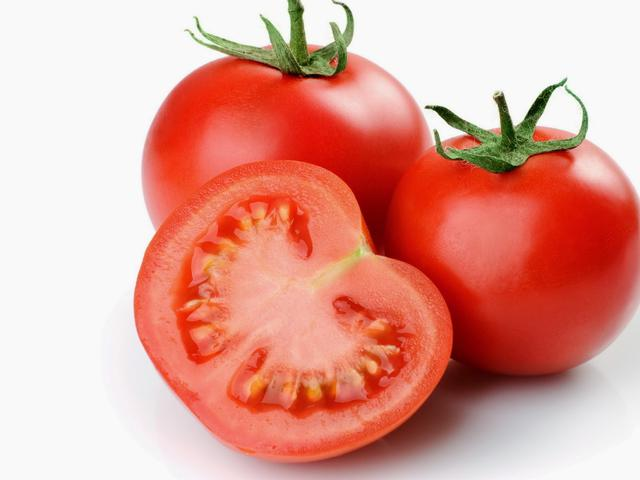
#> input picture H. Klasifikasi Tomat - OpenCV/09. OpenCV - Tresholding, Masking & Color Segmentation/Tomat.jpg, 640 x 480 px
$ jupyter execute --allow-errors 'OpenCV - Tresholding, Masking & Color Segmentation.ipynb'
#> lines starting #> are read from the running program, lines starting #| are printed output that depends on the picture; after the words box and inside, x2 and y2 are one past the last pixel; in counts of white or black regions, pixels touching at a corner belong together
## Pertemuan 9

- Binary Thresholding
- Image Masking
- Range Thresholding (Color Segmentation)

[cell 1]
import os
import cv2
import numpy as np
import matplotlib.pyplot as plt

___
## 1. Binary Thresholding (Image Binarization)

### 1.1 Image Binaryzation
- **Image Binarization** adalah proses membuat sebuah gambar menjadi hitam putih (image hanya memiliki nilai pixel 0 atau 255) dengan menerapkan batas threshold tertentu.

- Menggunakan method `cv2.threshold(img, threshold_value, max_value, threshold_type)`
- Untuk :
    - `img` : input image
    - `threshold_value`: The thresh value with respect to which the thresholding operation is made
    - `max_value`: The value used with the Binary thresholding operations (to set the chosen pixels)
    - `threshold_type`: One of the 5 thresholding operations.
        - `cv2.THRESH_BINARY`
        - `cv2.THRESH_BINARY_INV`
        - `cv2.THRESH_TRUNC`
        - `cv2.THRESH_TOZERO`
        - `cv2.THRESH_TOZERO_INV`


- Ilustrasi : \

[cell 2]
img = cv2.imread('Tomat.jpg')
#> img is the input picture: shape (480, 640, 3); mean B, G, R 148.2, 160, 224.9

#convert to grayscale
img = cv2.cvtColor(img, cv2.COLOR_BGR2GRAY)
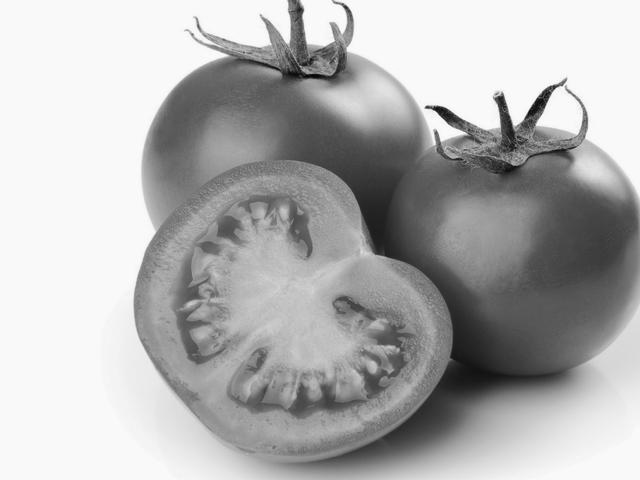
#> img: shape (480, 640); min 2, max 255, mean 178.1

# apply thresholding
# cv2.thresholding(<image>, threshold_value, max_value, threshold method)
ret1, thresh1 = cv2.threshold(img, 230, 255, cv2.THRESH_BINARY)
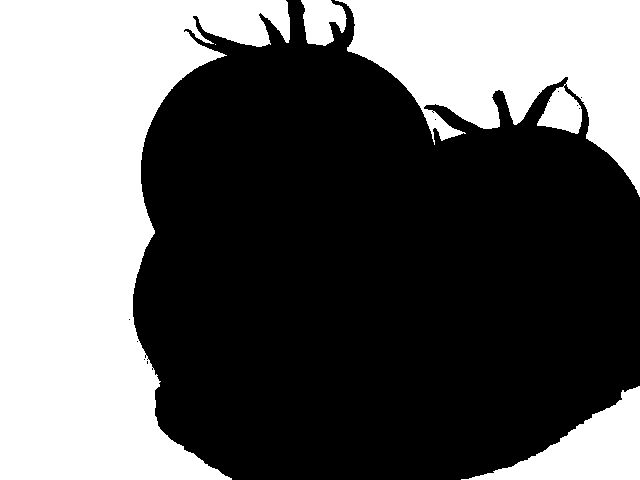
#> thresh1: shape (480, 640); 39.9% white; 5 white regions (1 under 20 px), largest, box (x1, y1, x2, y2) and area: (0, 0, 290, 480) 80794, (335, 0, 640, 197) 33280, (461, 386, 640, 480) 7060, (301, 0, 347, 46) 1504
ret2, thresh2 = cv2.threshold(img, 230, 255, cv2.THRESH_BINARY_INV)
ret3, thresh3 = cv2.threshold(img, 230, 255, cv2.THRESH_TRUNC)
ret4, thresh4 = cv2.threshold(img, 230, 255, cv2.THRESH_TOZERO)
ret5, thresh5 = cv2.threshold(img, 230, 255, cv2.THRESH_TOZERO_INV)
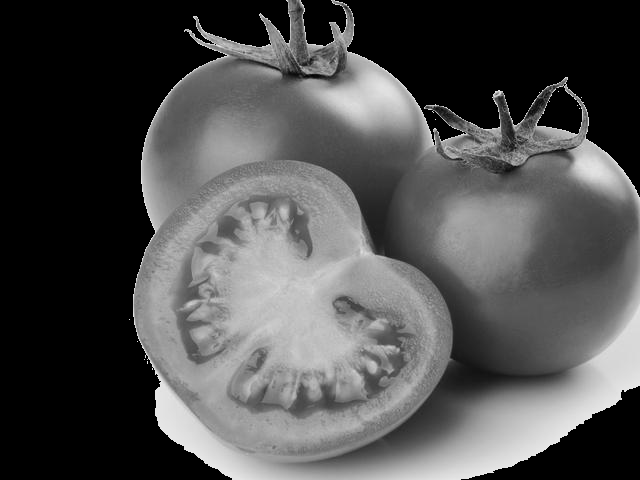
#> thresh5: shape (480, 640); min 0, max 230, mean 79.1

#show image
plt.figure(figsize=(20,10))
plt.subplot(2, 3, 1)
plt.title("Original Image")
plt.imshow(img, cmap="gray")

plt.subplot(2, 3, 2)
plt.title("Thresholded Binary")
plt.imshow(thresh1, cmap="gray")

plt.subplot(2, 3, 3)
plt.title("Thresholded Binary Inv")
plt.imshow(thresh2, cmap="gray")

plt.subplot(2, 3, 4)
plt.title("Thresholded Trunc")
plt.imshow(thresh3, cmap="gray")

plt.subplot(2, 3, 5)
plt.title("Thresholded To Zero")
plt.imshow(thresh4, cmap="gray")

plt.subplot(2, 3, 6)
plt.title("Thresholded To Zero Inv")
plt.imshow(thresh5, cmap="gray")

___
### 1.2 Buat Class Preprocessing yang memiliki method untuk Image Binaryzation

[cell 3]
class Preprocessing :
    def __init__(self, DATASET_FOLDER = "Dataset_Tomat/"):
        self.labels = []
        self.image_list = []
        self.image_binary = []
        self.image_gray = []
        self.DATASET_FOLDER = DATASET_FOLDER

    def ImageRead(self):
        for folder in os.listdir(self.DATASET_FOLDER):
            for file in os.listdir(self.DATASET_FOLDER + folder):
                img = cv2.imread(self.DATASET_FOLDER + folder + "/" + file)
                self.image_list.append(img)
                self.labels.append(folder) # append label (name) of image

    def ConvertToGray(self):
        for img in self.image_list:
            img = cv2.cvtColor(img, cv2.COLOR_BGR2GRAY)
            self.image_gray.append(img)

    def ConvertToBinary(self, threshold_value=125, max_value=255, method = cv2.THRESH_BINARY):
#> called with threshold_value = 220, max_value = 255, method = 4
        for img in self.image_gray :
            ret, thresh = cv2.threshold(img, threshold_value, max_value, method)
            self.image_binary.append(thresh)

    def SaveAllBinary(self, BINARY_FOLDER = "binary_tomato/"):
#> called with BINARY_FOLDER = 'binary_tomato/'
        if not os.path.exists(BINARY_FOLDER) :
            os.mkdir(BINARY_FOLDER)

        for i in range(len(self.image_binary)):

            # get image
            img = self.image_binary[i]

            # check if folder exist. if not, create that folder
            folder_path = BINARY_FOLDER + self.labels[i] + "/"
            if not os.path.exists(folder_path) :
                os.mkdir(folder_path)

            # save image
            file_name = self.labels[i] + "_%03d.jpg" % i
            file_path = BINARY_FOLDER + self.labels[i] + "/" + file_name

            cv2.imwrite(file_path, img)

[cell 4]
preprocess1 = Preprocessing(DATASET_FOLDER = "Dataset_Tomat/")

#> (a cell that did not finish here is left out)

[cell 6]
preprocess1.ConvertToGray()

[cell 7]
preprocess1.ConvertToBinary(threshold_value=220, max_value=255, method = cv2.THRESH_TOZERO_INV)

[cell 8]
preprocess1.SaveAllBinary(BINARY_FOLDER = "binary_tomato/")

### 1.3 Display All Binary Image

[cell 9]
rows = 4
cols = 5
plt.figure(figsize=(20,16))
for i in range(len(preprocess1.image_binary)):
    img = preprocess1.image_binary[i]
    plt.subplot(rows, cols, i + 1)
    plt.title(preprocess1.labels[i])
    plt.imshow(img, cmap="gray")

### Task

- Tambahkan Method untuk **DisplayAllBinary()** menggunkan blok program display all binary diatas

## 2. Image Masking

- Highly useful while extracting any part of the image, defining and working with **non-rectangular ROI** (region of interest). <br>
  </img>
- Region Mask on image is user **Bitwise Operation** (AND, OR, NOT, and XOR operation).
</img>
- Method :
    - `cv2.bitwise_and(img1, img2, mask)`
- with parameter :
    - `img1` : input image 1
    - `img2` : input image 2
    - `mask` : optional operation mask, **8-bit single channel** array, that specifies **elements of the output array to be changed**. <br>
    </img>


- Create **White Circle**\
```cv2.circle(image_src, (x, y), r, (B, G, R), thickness)```
    - `image_src` : source image
    - `(x,y)` : center coordinate of circle
    - `r` : radius of circle
    - `(B, G, R)`, color circle
    - `thickness` : if equal to -1 ~> fill color, if > 0 ~> thickness of outline circle

[cell 10]
mask = np.zeros((200, 200)).astype(np.uint8)

plt.imshow(mask, cmap="gray")

[cell 11]
mask = np.zeros((200, 200)).astype(np.uint8)
cv2.circle(mask, (100, 100), 30, (255, 255,  255), -1) #create circle
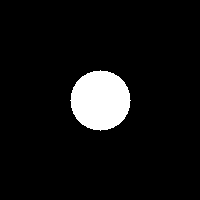
#> mask: shape (200, 200); 7.1% white; 1 white region, box (x1, y1, x2, y2) and area: (70, 70, 131, 131) 2821

plt.imshow(mask, cmap="gray")

- **Bitwise And** untuk mask lingkaran putih

[cell 12]
img = cv2.imread("Tomat.jpg")
h, w, c = img.shape
#> h = 480; w = 640; c = 3

mask = np.zeros((h, w)).astype(np.uint8)
cv2.circle(mask, (w//2, h//2), 200, (255, 255,  255), -1)
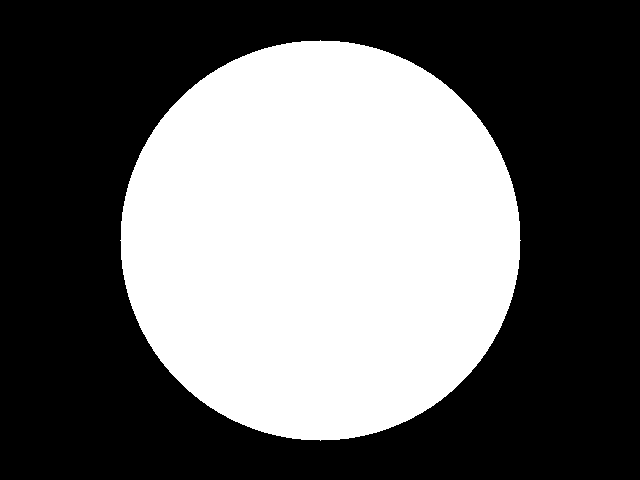
#> mask: shape (480, 640); 40.9% white; 1 white region, box (x1, y1, x2, y2) and area: (120, 40, 521, 441) 125629

res = cv2.bitwise_and(img, img, mask=mask)

plt.figure(figsize=(20,7))
plt.subplot(1, 3, 1)
plt.title("Original Image")
plt.imshow(img[:,:,::-1])

plt.subplot(1, 3, 2)
plt.title("Masking Image")
plt.imshow(mask, cmap="gray")

plt.subplot(1, 3, 3)
plt.title("Bitwise And Result")
plt.imshow(res[:,:,::-1])

- **Bitwise And** untuk mask Thresholding (Background Removal)

[cell 13]
img = cv2.imread("Tomat.jpg")

gray = cv2.cvtColor(img, cv2.COLOR_BGR2GRAY)
ret, thresh = cv2.threshold(gray, 230, 255, cv2.THRESH_BINARY_INV)

res = cv2.bitwise_and(img, img, mask=thresh)
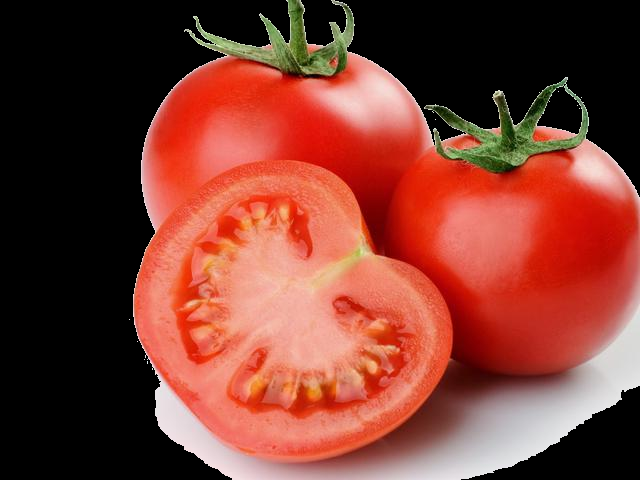
#> res: shape (480, 640, 3); mean B, G, R 49.3, 61.1, 125.9

plt.figure(figsize=(20,7))
plt.subplot(1, 3, 1)
plt.title("Original Image")
plt.imshow(img[:,:,::-1])

plt.subplot(1, 3, 2)
plt.title("Masking Image")
plt.imshow(thresh, cmap="gray")

plt.subplot(1, 3, 3)
plt.title("Bitwise And Result")
plt.imshow(res[:,:,::-1])
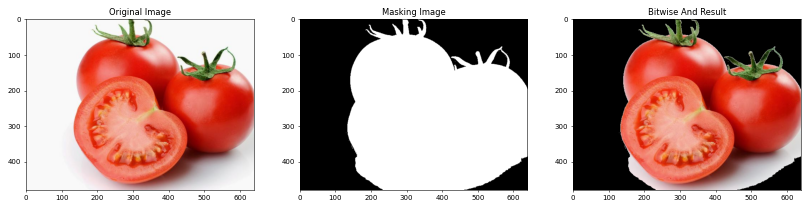
#> figure drawn by matplotlib, 3 panels

### Task
- Tambahkan method RemoveBackground() ke Class Preprocessing dengan method Bitwise_And dengan mask Thresholding
- Tambahkan method untuk save all image hasil background remover ke folder

## 3. Range Thresholding

- Image thresholding using `cv2.threshold()` function. <br>
 </img>
- Now we will learn how to do **range based thresholding** using  `cv2.inRange()` function. <br>
 </img>
- The concept remains the same, but now we add a range of pixel values we need.
- Method `cv2.inRange(img, lower_color, upper_color)`
- where theparameter :
    - `img` : input image (HSV color space)
    - `lower_color` : tuple (H, S, V) of lower color
    - `upper_color` : tuple (H, S, V) of upper color
- `H, S, V` value range in OpenCV:
    - `H` (0 - 180)
    - `S` (0 - 255)
    - `V` (0 - 255)
- `cv2.inRange()` using **HSV colorspace**, since the **hue channel** models the **color type**, it is very useful in image processing tasks that need to **segment objects based on its color**.<br>
 </img>
- Since colors in the **RGB colorspace** are coded using the **three channels**, it is **more difficult** to segment an object in the image based on its color.<br>
 </img>
- **HSV colorspace** model : <br>
 </img>

- Conver RGB value to HSV (`cv2.cvtColor()`)

[cell 14]
blue = np.uint8([[[0,255,0 ]]])
hsv_blue = cv2.cvtColor(blue, cv2.COLOR_BGR2HSV)
print( hsv_blue )

- Define **Color Range** (lower & upper)

[cell 15]
# define range of blue color in HSV
lower_blue = np.array([110, 50, 50])
upper_blue = np.array([130, 255, 255])

# define range of red color in HSV
lower_red = np.array([-10, 50, 50])
upper_red = np.array([10, 255, 255])

# define range of green color in HSV
lower_green = np.array([35, 50, 50])
upper_green = np.array([70, 255, 255])

- Segmenting Image with specific color

[cell 16]
img = cv2.imread('Tomat.jpg')

#convert to hsv
hsv = cv2.cvtColor(img, cv2.COLOR_BGR2HSV)
#> hsv: shape (480, 640, 3); mean H, S, V 19.9, 95.3, 225.8

# Threshold the HSV image to get only red colors
mask = cv2.inRange(hsv.copy(), lower_green, upper_green)
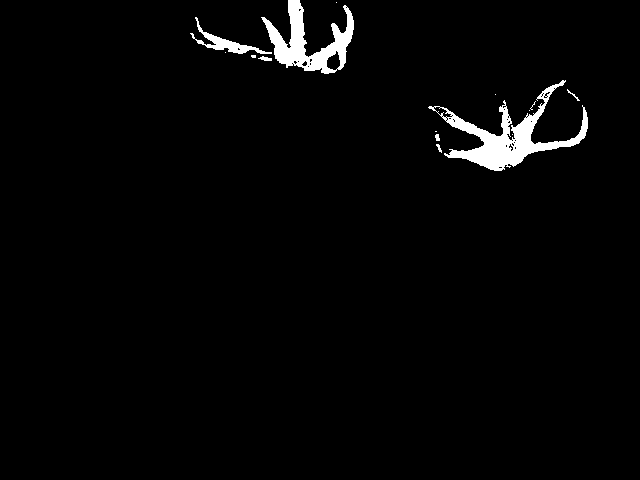
#> mask: shape (480, 640); 2.3% white; 15 white regions (8 under 20 px), largest, box (x1, y1, x2, y2) and area: (428, 80, 588, 171) 3663, (261, 0, 354, 74) 2651, (190, 17, 272, 54) 612

res = cv2.bitwise_and(img, img, mask= mask)
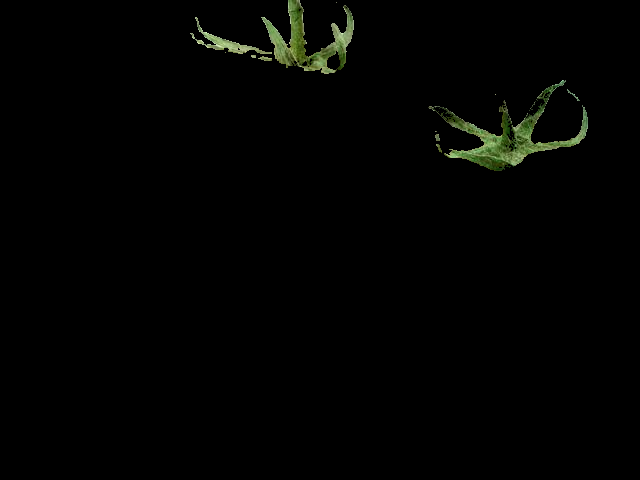
#> res: shape (480, 640, 3); mean B, G, R 1.6, 2.9, 2.3

plt.figure(figsize=(20,7))
plt.subplot(1, 3, 1)
plt.title("Original Image")
plt.imshow(img[:,:,::-1])

plt.subplot(1, 3, 2)
plt.title("Masking Image")
plt.imshow(mask, cmap="gray")

plt.subplot(1, 3, 3)
plt.title("Segmented Image")
plt.imshow(res[:,:,::-1])
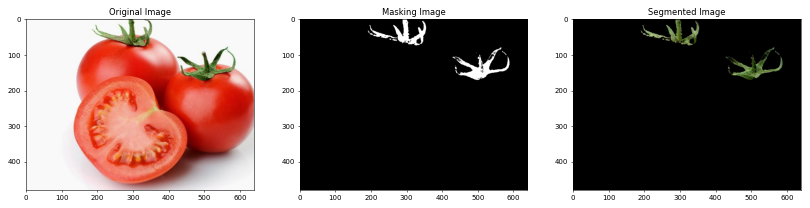
#> figure drawn by matplotlib, 3 panels
